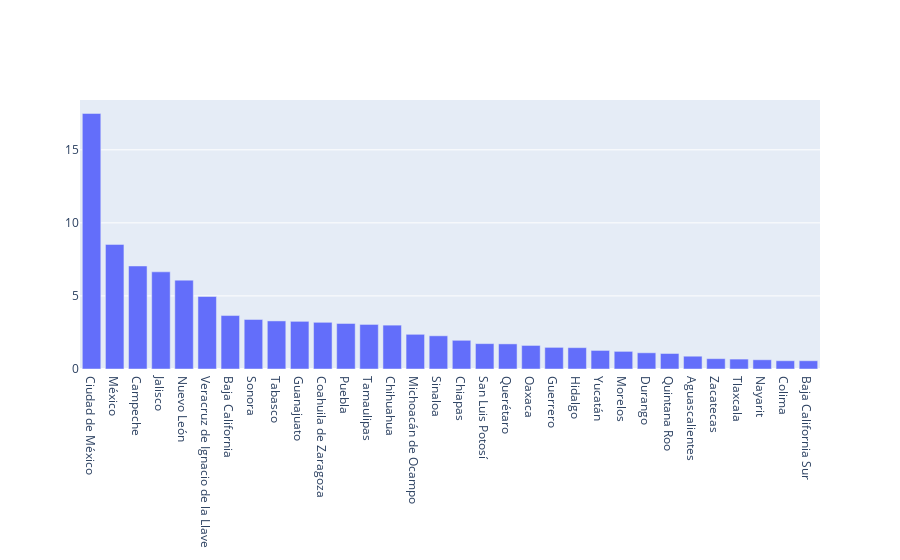

The code cell stored with this chart in its notebook:
### Code cell
## Graficar PIB primario, secundario y terciario (como porcentajes del nacional)
import plotly.graph_objs as go
import json
import pandas as pd
import numpy as np

# define user parameters
user_sectors_array = ['prim', 'sec', 'ter']
user_year = 2000

pib_dict = dict(
    prim=dict(
        levels=dict(
            file='PIB_primario.csv'
        ), 
        pct=dict(
            file='PIB_primario_pct.csv'
        )

    ), 
    sec=dict(
        levels=dict(
            file='PIB_secundario.csv'
        ), 
        pct=dict(
            file='PIB_secundario_pct.csv'
        )
    ), 
    ter=dict(
        levels=dict(
            file='PIB_terciario.csv'
        ), 
        pct=dict(
            file='PIB_terciario_pct.csv'
        )
    ), 
)


# create dataframes dict (by importing their files)
dfs = {}
for sector in ['prim', 'sec', 'ter']:
    file = pib_dict[sector]['levels']['file']
    df = pd.read_csv(f'data/{file}', index_col = 0)
    dfs[sector] = dict(df=df) 

def create_pib_trace(df, year, total_column_label='Total nacional'):
    # sector = 'prim' |'sec' | 'ter'
    x = [col for col in df.columns.values if col != total_column_label]
    y = df.loc[year,x]
    trace = go.Bar(x=x, y=y)
    return trace

def create_pib_pct_graph(sectors_array, year):
    """crea una gráfica de porcentajes de aportación al pib para los
    sectores indicados en el array y el año especificado
    sectores_array=['prim', 'sec', 'ter'] --> se puede elegir uno o más
    """
    
    # create totals dataframe
    totals = pd.DataFrame(np.zeros((dfs[sectors_array[0]]['df']).shape), \
                          index=dfs[sectors_array[0]]['df'].index, \
                          columns=dfs[sectors_array[0]]['df'].columns)
    for sector in sectors_array:
        totals = totals + dfs[sector]['df']
    
    # create pib pct df from totals dataframe
    totals_pct = create_pib_pct_df(totals)
    display(totals_pct)
    
    # create trace
    totals_pct_trace = create_pib_trace(totals_pct, year)
    data = [totals_pct_trace]
    # create layout
    layout = go.Layout(
        xaxis=dict(tickmode='linear', categoryorder='total descending')
    )
    # create figure
    fig = go.Figure(data=data, layout=layout)
    return fig
totals_fig =  create_pib_pct_graph(user_sectors_array, user_year) 
totals_fig.show()

### Figure 1 — Plotly figure (JSON) as saved in the notebook; plotly's stock layout.template omitted (floating-point values rounded to 4 significant figures)
{"data": [{"type": "bar", "x": ["Aguascalientes", "Baja California", "Baja California Sur", "Campeche", "Coahuila de Zaragoza", "Colima", "Chiapas", "Chihuahua", "Ciudad de México", "Durango", "Guanajuato", "Guerrero", "Hidalgo", "Jalisco", "México", "Michoacán de Ocampo", "Morelos", "Nayarit", "Nuevo León", "Oaxaca", "Puebla", "Querétaro", "Quintana Roo", "San Luis Potosí", "Sinaloa", "Sonora", "Tabasco", "Tamaulipas", "Tlaxcala", "Veracruz de Ignacio de la Llave", "Yucatán", "Zacatecas"], "y": [0.875, 3.657, 0.5648, 7.05, 3.195, 0.5653, 1.964, 3.001, 17.49, 1.109, 3.262, 1.48, 1.461, 6.649, 8.526, 2.374, 1.206, 0.6312, 6.081, 1.612, 3.115, 1.718, 1.061, 1.737, 2.272, 3.389, 3.29, 3.05, 0.6788, 4.961, 1.271, 0.7071]}], "layout": {"xaxis": {"categoryorder": "total descending", "tickmode": "linear"}}}
